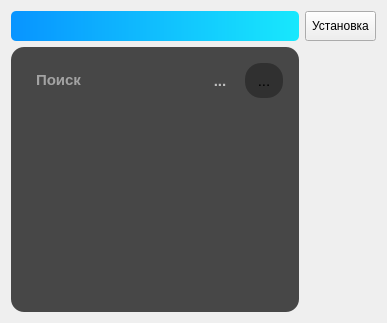
          <widget class="QWidget" name="tab_3">
           <attribute name="title">
            <string>Онлайн библиотека</string>
           </attribute>
           <layout class="QGridLayout" name="gridLayout_8">
            <item row="4" column="0">
             <layout class="QGridLayout" name="gridLayout_9">
              <item row="0" column="1">
               <widget class="QToolButton" name="Installscript">
                <property name="enabled">
                 <bool>true</bool>
                </property>
                <property name="sizePolicy">
                 <sizepolicy hsizetype="Preferred" vsizetype="Preferred">
                  <horstretch>0</horstretch>
                  <verstretch>0</verstretch>
                 </sizepolicy>
                </property>
                <property name="styleSheet">
                 <string notr="true"/>
                </property>
                <property name="text">
                 <string>Установка</string>
                </property>
                <property name="iconSize">
                 <size>
                  <width>40</width>
                  <height>40</height>
                 </size>
                </property>
                <property name="checkable">
                 <bool>true</bool>
                </property>
                <property name="autoExclusive">
                 <bool>true</bool>
                </property>
               </widget>
              </item>
              <item row="3" column="1">
               <spacer name="verticalSpacer_3">
                <property name="orientation">
                 <enum>Qt::Vertical</enum>
                </property>
                <property name="sizeHint" stdset="0">
                 <size>
                  <width>20</width>
                  <height>40</height>
                 </size>
                </property>
               </spacer>
              </item>
              <item row="0" column="0">
               <layout class="QVBoxLayout" name="verticalLayout_2">
                <item>
                 <widget class="QComboBox" name="comboBox_2">
                  <property name="enabled">
                   <bool>true</bool>
                  </property>
                  <property name="sizePolicy">
                   <sizepolicy hsizetype="Minimum" vsizetype="Minimum">
                    <horstretch>0</horstretch>
                    <verstretch>0</verstretch>
                   </sizepolicy>
                  </property>
                  <property name="minimumSize">
                   <size>
                    <width>15</width>
                    <height>5</height>
                   </size>
                  </property>
                  <property name="palette">
                   <palette>
                    <active>
                     <colorrole role="WindowText">
                      <brush brushstyle="SolidPattern">
                       <color alpha="255">
                        <red>255</red>
                        <green>255</green>
                        <blue>255</blue>
                       </color>
                      </brush>
                     </colorrole>
                     <colorrole role="Button">
                      <brush brushstyle="LinearGradientPattern">
                       <gradient startx="0.000000000000000" starty="1.000000000000000" endx="1.000000000000000" endy="1.000000000000000" type="LinearGradient" spread="PadSpread" coordinatemode="ObjectBoundingMode">
                        <gradientstop position="0.000000000000000">
                         <color alpha="255">
                          <red>8</red>
                          <green>148</green>
                          <blue>255</blue>
                         </color>
                        </gradientstop>
                        <gradientstop position="1.000000000000000">
                         <color alpha="255">
                          <red>24</red>
                          <green>232</green>
                          <blue>253</blue>
                         </color>
                        </gradientstop>
                       </gradient>
                      </brush>
                     </colorrole>
                     <colorrole role="Text">
                      <brush brushstyle="SolidPattern">
                       <color alpha="255">
                        <red>255</red>
                        <green>255</green>
                        <blue>255</blue>
                       </color>
                      </brush>
                     </colorrole>
                     <colorrole role="ButtonText">
                      <brush brushstyle="SolidPattern">
                       <color alpha="255">
                        <red>255</red>
                        <green>255</green>
                        <blue>255</blue>
                       </color>
                      </brush>
                     </colorrole>
                     <colorrole role="Base">
                      <brush brushstyle="LinearGradientPattern">
                       <gradient startx="0.000000000000000" starty="1.000000000000000" endx="1.000000000000000" endy="1.000000000000000" type="LinearGradient" spread="PadSpread" coordinatemode="ObjectBoundingMode">
                        <gradientstop position="0.000000000000000">
                         <color alpha="255">
                          <red>8</red>
                          <green>148</green>
                          <blue>255</blue>
                         </color>
                        </gradientstop>
                        <gradientstop position="1.000000000000000">
                         <color alpha="255">
                          <red>24</red>
                          <green>232</green>
                          <blue>253</blue>
                         </color>
                        </gradientstop>
                       </gradient>
                      </brush>
                     </colorrole>
                     <colorrole role="Window">
                      <brush brushstyle="LinearGradientPattern">
                       <gradient startx="0.000000000000000" starty="1.000000000000000" endx="1.000000000000000" endy="1.000000000000000" type="LinearGradient" spread="PadSpread" coordinatemode="ObjectBoundingMode">
                        <gradientstop position="0.000000000000000">
                         <color alpha="255">
                          <red>8</red>
                          <green>148</green>
                          <blue>255</blue>
                         </color>
                        </gradientstop>
                        <gradientstop position="1.000000000000000">
                         <color alpha="255">
                          <red>24</red>
                          <green>232</green>
                          <blue>253</blue>
                         </color>
                        </gradientstop>
                       </gradient>
                      </brush>
                     </colorrole>
                     <colorrole role="PlaceholderText">
                      <brush brushstyle="SolidPattern">
                       <color alpha="255">
                        <red>255</red>
                        <green>255</green>
                        <blue>255</blue>
                       </color>
                      </brush>
                     </colorrole>
                    </active>
                    <inactive>
                     <colorrole role="WindowText">
                      <brush brushstyle="SolidPattern">
                       <color alpha="255">
                        <red>255</red>
                        <green>255</green>
                        <blue>255</blue>
                       </color>
                      </brush>
                     </colorrole>
                     <colorrole role="Button">
                      <brush brushstyle="LinearGradientPattern">
                       <gradient startx="0.000000000000000" starty="1.000000000000000" endx="1.000000000000000" endy="1.000000000000000" type="LinearGradient" spread="PadSpread" coordinatemode="ObjectBoundingMode">
                        <gradientstop position="0.000000000000000">
                         <color alpha="255">
                          <red>8</red>
                          <green>148</green>
                          <blue>255</blue>
                         </color>
                        </gradientstop>
                        <gradientstop position="1.000000000000000">
                         <color alpha="255">
                          <red>24</red>
                          <green>232</green>
                          <blue>253</blue>
                         </color>
                        </gradientstop>
                       </gradient>
                      </brush>
                     </colorrole>
                     <colorrole role="Text">
                      <brush brushstyle="SolidPattern">
                       <color alpha="255">
                        <red>255</red>
                        <green>255</green>
                        <blue>255</blue>
                       </color>
                      </brush>
                     </colorrole>
                     <colorrole role="ButtonText">
                      <brush brushstyle="SolidPattern">
                       <color alpha="255">
                        <red>255</red>
                        <green>255</green>
                        <blue>255</blue>
                       </color>
                      </brush>
                     </colorrole>
                     <colorrole role="Base">
                      <brush brushstyle="LinearGradientPattern">
                       <gradient startx="0.000000000000000" starty="1.000000000000000" endx="1.000000000000000" endy="1.000000000000000" type="LinearGradient" spread="PadSpread" coordinatemode="ObjectBoundingMode">
                        <gradientstop position="0.000000000000000">
                         <color alpha="255">
                          <red>8</red>
                          <green>148</green>
                          <blue>255</blue>
                         </color>
                        </gradientstop>
                        <gradientstop position="1.000000000000000">
                         <color alpha="255">
                          <red>24</red>
                          <green>232</green>
                          <blue>253</blue>
                         </color>
                        </gradientstop>
                       </gradient>
                      </brush>
                     </colorrole>
                     <colorrole role="Window">
                      <brush brushstyle="LinearGradientPattern">
                       <gradient startx="0.000000000000000" starty="1.000000000000000" endx="1.000000000000000" endy="1.000000000000000" type="LinearGradient" spread="PadSpread" coordinatemode="ObjectBoundingMode">
                        <gradientstop position="0.000000000000000">
                         <color alpha="255">
                          <red>8</red>
                          <green>148</green>
                          <blue>255</blue>
                         </color>
                        </gradientstop>
                        <gradientstop position="1.000000000000000">
                         <color alpha="255">
                          <red>24</red>
                          <green>232</green>
                          <blue>253</blue>
                         </color>
                        </gradientstop>
                       </gradient>
                      </brush>
                     </colorrole>
                     <colorrole role="PlaceholderText">
                      <brush brushstyle="SolidPattern">
                       <color alpha="255">
                        <red>255</red>
                        <green>255</green>
                        <blue>255</blue>
                       </color>
                      </brush>
                     </colorrole>
                    </inactive>
                    <disabled>
                     <colorrole role="WindowText">
                      <brush brushstyle="SolidPattern">
                       <color alpha="255">
                        <red>255</red>
                        <green>255</green>
                        <blue>255</blue>
                       </color>
                      </brush>
                     </colorrole>
                     <colorrole role="Button">
                      <brush brushstyle="LinearGradientPattern">
                       <gradient startx="0.000000000000000" starty="1.000000000000000" endx="1.000000000000000" endy="1.000000000000000" type="LinearGradient" spread="PadSpread" coordinatemode="ObjectBoundingMode">
                        <gradientstop position="0.000000000000000">
                         <color alpha="255">
                          <red>8</red>
                          <green>148</green>
                          <blue>255</blue>
                         </color>
                        </gradientstop>
                        <gradientstop position="1.000000000000000">
                         <color alpha="255">
                          <red>24</red>
                          <green>232</green>
                          <blue>253</blue>
                         </color>
                        </gradientstop>
                       </gradient>
                      </brush>
                     </colorrole>
                     <colorrole role="Text">
                      <brush brushstyle="SolidPattern">
                       <color alpha="255">
                        <red>255</red>
                        <green>255</green>
                        <blue>255</blue>
                       </color>
                      </brush>
                     </colorrole>
                     <colorrole role="ButtonText">
                      <brush brushstyle="SolidPattern">
                       <color alpha="255">
                        <red>255</red>
                        <green>255</green>
                        <blue>255</blue>
                       </color>
                      </brush>
                     </colorrole>
                     <colorrole role="Base">
                      <brush brushstyle="LinearGradientPattern">
                       <gradient startx="0.000000000000000" starty="1.000000000000000" endx="1.000000000000000" endy="1.000000000000000" type="LinearGradient" spread="PadSpread" coordinatemode="ObjectBoundingMode">
                        <gradientstop position="0.000000000000000">
                         <color alpha="255">
                          <red>8</red>
                          <green>148</green>
                          <blue>255</blue>
                         </color>
                        </gradientstop>
                        <gradientstop position="1.000000000000000">
                         <color alpha="255">
                          <red>24</red>
                          <green>232</green>
                          <blue>253</blue>
                         </color>
                        </gradientstop>
                       </gradient>
                      </brush>
                     </colorrole>
                     <colorrole role="Window">
                      <brush brushstyle="LinearGradientPattern">
                       <gradient startx="0.000000000000000" starty="1.000000000000000" endx="1.000000000000000" endy="1.000000000000000" type="LinearGradient" spread="PadSpread" coordinatemode="ObjectBoundingMode">
                        <gradientstop position="0.000000000000000">
                         <color alpha="255">
                          <red>8</red>
                          <green>148</green>
                          <blue>255</blue>
                         </color>
                        </gradientstop>
                        <gradientstop position="1.000000000000000">
                         <color alpha="255">
                          <red>24</red>
                          <green>232</green>
                          <blue>253</blue>
                         </color>
                        </gradientstop>
                       </gradient>
                      </brush>
                     </colorrole>
                     <colorrole role="PlaceholderText">
                      <brush brushstyle="SolidPattern">
                       <color alpha="255">
                        <red>255</red>
                        <green>255</green>
                        <blue>255</blue>
                       </color>
                      </brush>
                     </colorrole>
                    </disabled>
                   </palette>
                  </property>
                  <property name="styleSheet">
                   <string notr="true">QScrollBar:vertical {
background-color: #0894FF;
width: 10px;
margin: 0px 0px 0px 0px;
}
QScrollBar::handle:vertical {
border-radius: 5px;
background: #18E8FD;
min-height: 48px;
}

/* This remvoes the bottom button by setting the height to 0px */
QScrollBar::add-line:vertical {
height: 0px;
subcontrol-position: bottom;
subcontrol-origin: margin;
}

/* This remvoes the top button by setting the height to 0px */
QScrollBar::sub-line:vertical {
height: 0px;
subcontrol-position: top;
subcontrol-origin: margin;
}

/* need this to get rid of crosshatching on scrollbar background */
QScrollBar::add-page:vertical, QScrollBar::sub-page:vertical {
background: none;
}
QComboBox{
border-width: 1px;        
border-style: solid;
background-color: qlineargradient(spread:pad, x1:0, y1:1, x2:1, y2:1, stop:0 rgba(8, 148, 255, 255), stop:1 rgba(24, 232, 253, 255));
border-radius:5px;
border:none;
font:11pt;
font-weight:900;
padding:5px;
color: rgb(255, 255, 255);
}

QComboBox::drop-down{
background-color: transparent;
    color:                      rgb(255, 255, 255);
    font-weight:            bold;
    padding:                    0px;
}

QComboBox::down-arrow{
 padding-right: 10px;
image: url(:/newPrefix/img/arrow-216-16.png);
color: rgb(255, 255, 255);

}
QComboBox QAbstractItemView {
background-color: qlineargradient(spread:pad, x1:0, y1:0, x2:1, y2:0, stop:0  	    rgba(24, 234, 253, 255), stop:0.75 rgba(8, 148, 255, 255));
border-radius:5px;
border:none;
color: rgb(255, 255, 255);
selection-background-color: rgb(44, 206, 255);
}</string>
                  </property>
                  <property name="editable">
                   <bool>true</bool>
                  </property>
                  <property name="currentIndex">
                   <number>-1</number>
                  </property>
                  <property name="maxVisibleItems">
                   <number>15</number>
                  </property>
                 </widget>
                </item>
               </layout>
              </item>
              <item row="3" column="0">
               <widget class="QGroupBox" name="groupBox_2">
                <property name="styleSheet">
                 <string notr="true">background-color: rgb(71, 71, 71);
font:11pt;
font-weight:900;
border:none;
border-radius:13px;
padding:7px;
</string>
                </property>
                <property name="title">
                 <string/>
                </property>
                <layout class="QGridLayout" name="gridLayout_10">
                 <item row="0" column="0">
                  <widget class="QLineEdit" name="lineEdit_3">
                   <property name="enabled">
                    <bool>false</bool>
                   </property>
                   <property name="styleSheet">
                    <string notr="true">border: 1px 1px 0px 1px;
color: rgb(255, 255, 255);
font: 16pt &quot;Franxurter Totally&quot;;</string>
                   </property>
                   <property name="placeholderText">
                    <string>Поиск</string>
                   </property>
                  </widget>
                 </item>
                 <item row="0" column="2">
                  <widget class="QToolButton" name="toolButton_3">
                   <property name="enabled">
                    <bool>true</bool>
                   </property>
                   <property name="styleSheet">
                    <string notr="true">QToolButton{
border-radius:16px;
background-color: rgb(48, 48, 48);
border:none;
font:  11pt;
}</string>
                   </property>
                   <property name="text">
                    <string>...</string>
                   </property>
                   <property name="icon">
                    <iconset resource="../resource.qrc">
                     <normaloff>:/newPrefix/img/search-3-16.ico</normaloff>:/newPrefix/img/search-3-16.ico</iconset>
                   </property>
                  </widget>
                 </item>
                 <item row="1" column="0" colspan="3">
                  <widget class="QListWidget" name="listWidget">
                   <property name="enabled">
                    <bool>true</bool>
                   </property>
                   <property name="styleSheet">
                    <string notr="true">QScrollBar:vertical {
background-color: transparent;
width: 25px;
margin: 0px 0px 0px 0px;
}
QScrollBar::handle:vertical {
border-radius: 5px;
background: rgb(48, 48, 48);
min-height: 48px;
}

/* This remvoes the bottom button by setting the height to 0px */
QScrollBar::add-line:vertical {
height: 0px;
subcontrol-position: bottom;
subcontrol-origin: margin;
}

/* This remvoes the top button by setting the height to 0px */
QScrollBar::sub-line:vertical {
height: 0px;
subcontrol-position: top;
subcontrol-origin: margin;
}

/* need this to get rid of crosshatching on scrollbar background */
QScrollBar::add-page:vertical, QScrollBar::sub-page:vertical {
background: none;
}
QListWidget{
color:rgb(255, 255, 255);
background-color: rgb(71, 71, 71);
font: 16pt &quot;Franxurter Totally&quot;;
border:none;
border-radius:13px;
padding:5px;

}
QListWidget::item::selected{
padding:-0px;
border-radius:7px;
background-color:  rgb(255, 16, 72);
color:rgb(255, 255, 255);
}
QListWidget::item{
padding:5px;
color:rrgb(255, 16, 72);
}</string>
                   </property>
                   <property name="dragDropMode">
                    <enum>QAbstractItemView::NoDragDrop</enum>
                   </property>
                   <property name="iconSize">
                    <size>
                     <width>128</width>
                     <height>128</height>
                    </size>
                   </property>
                   <property name="textElideMode">
                    <enum>Qt::ElideMiddle</enum>
                   </property>
                   <property name="verticalScrollMode">
                    <enum>QAbstractItemView::ScrollPerPixel</enum>
                   </property>
                   <property name="movement">
                    <enum>QListView::Static</enum>
                   </property>
                   <property name="flow">
                    <enum>QListView::LeftToRight</enum>
                   </property>
                   <property name="resizeMode">
                    <enum>QListView::Adjust</enum>
                   </property>
                   <property name="layoutMode">
                    <enum>QListView::Batched</enum>
                   </property>
                   <property name="viewMode">
                    <enum>QListView::IconMode</enum>
                   </property>
                   <property name="modelColumn">
                    <number>0</number>
                   </property>
                  </widget>
                 </item>
                 <item row="0" column="1">
                  <widget class="QToolButton" name="toolButton_4">
                   <property name="enabled">
                    <bool>false</bool>
                   </property>
                   <property name="text">
                    <string>...</string>
                   </property>
                   <property name="icon">
                    <iconset resource="../resource.qrc">
                     <normaloff>:/newPrefix/img/cross.svg</normaloff>:/newPrefix/img/cross.svg</iconset>
                   </property>
                   <property name="iconSize">
                    <size>
                     <width>13</width>
                     <height>13</height>
                    </size>
                   </property>
                  </widget>
                 </item>
                </layout>
                <zorder>toolButton_4</zorder>
                <zorder>lineEdit_3</zorder>
                <zorder>listWidget</zorder>
                <zorder>toolButton_3</zorder>
               </widget>
              </item>
             </layout>
            </item>
           </layout>
          </widget>
